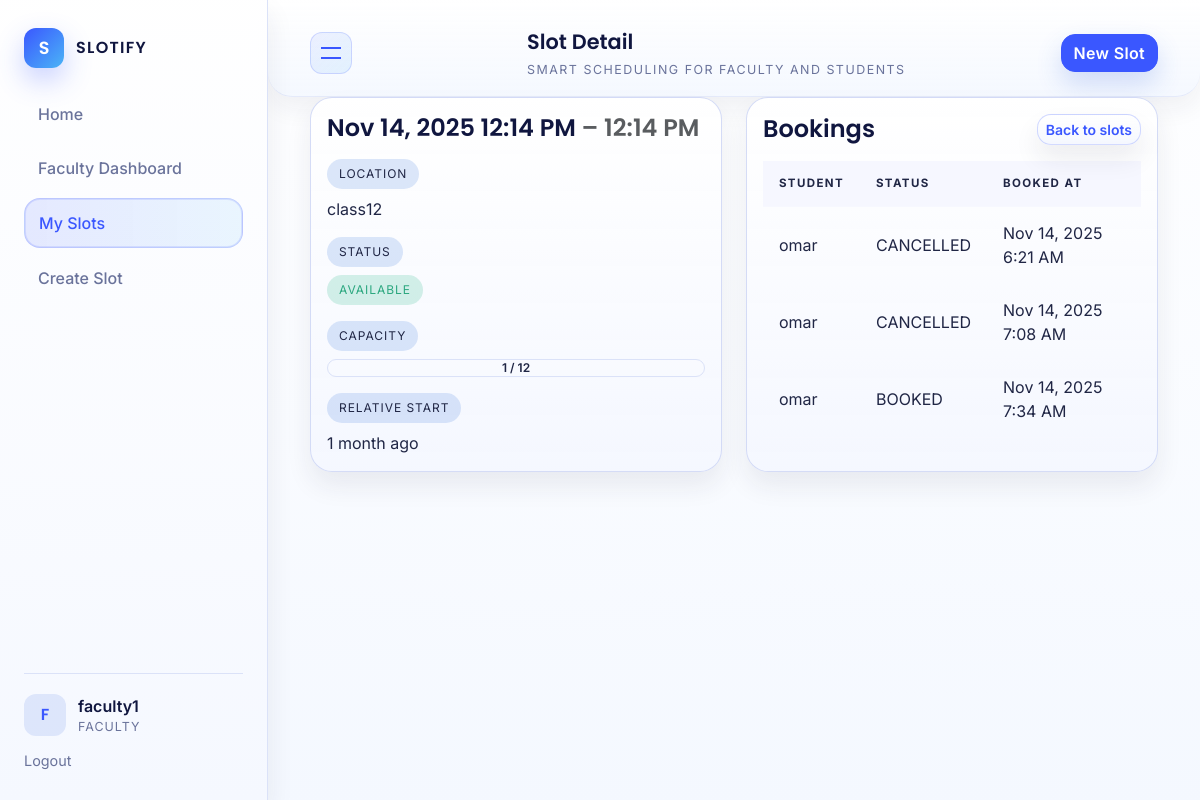
/scheduling/faculty/slots/2/ (signed in), run on an earlier commit of the app's database.
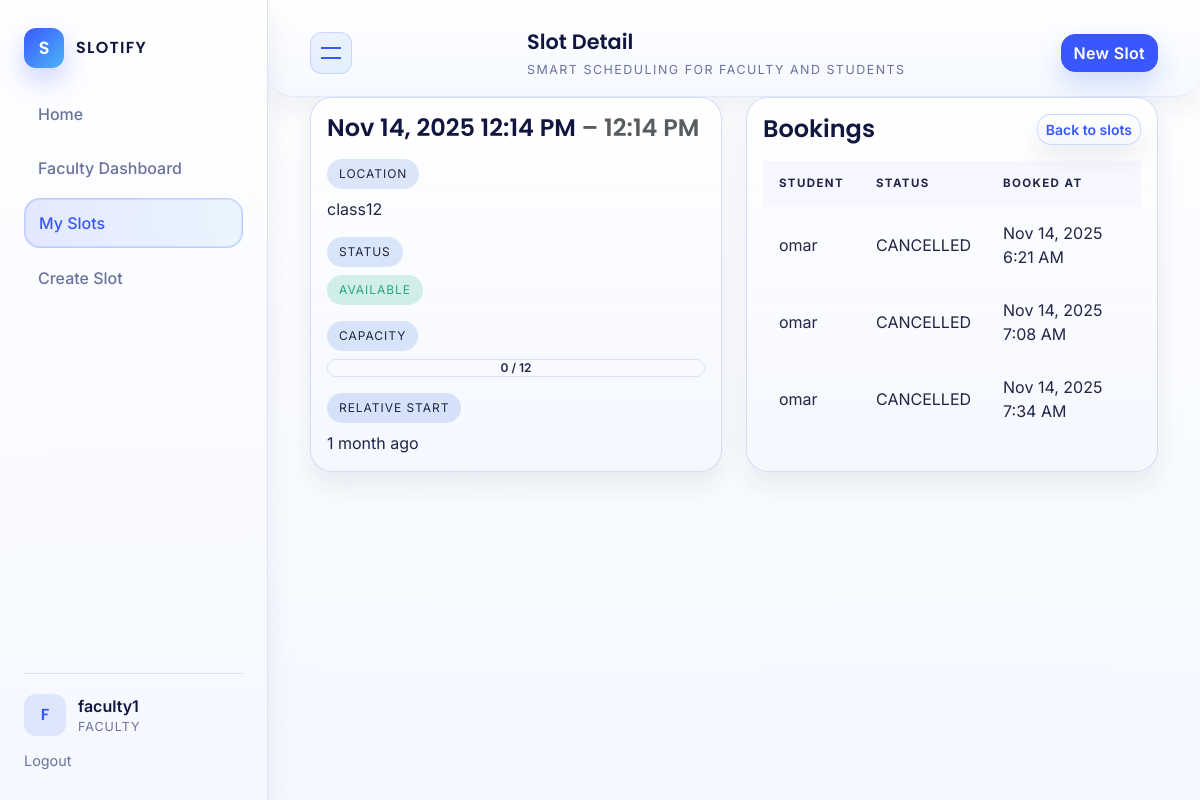
And on a later commit of the database.
### scheduling/models.py (models this page shows, shortened)
class Booking(models.Model):
    class Status(models.TextChoices):
        BOOKED = "BOOKED", "Booked"
        CANCELLED = "CANCELLED", "Cancelled"
        COMPLETED = "COMPLETED", "Completed"
        NO_SHOW = "NO_SHOW", "No Show"
    slot = models.ForeignKey(
        Slot,
        on_delete=models.CASCADE,
        related_name="bookings",
    )
    student = models.ForeignKey(
        User,
        on_delete=models.CASCADE,
        related_name="bookings",
    )
    status = models.CharField(
        max_length=20,
        choices=Status.choices,
        default=Status.BOOKED,
    )
    created_at = models.DateTimeField(auto_now_add=True)
    updated_at = models.DateTimeField(auto_now=True)

### accounts/models.py (models this page shows, shortened)
class User(AbstractUser):
    class Role(models.TextChoices):
        STUDENT = "STUDENT", "Student"
        FACULTY = "FACULTY", "Faculty"
        ADMIN = "ADMIN", "Admin"
    role = models.CharField(
        max_length=20,
        choices=Role.choices,
        default=Role.STUDENT,
    )
    department = models.CharField(max_length=100, blank=True)
    def is_student(self) -> bool:
        return self.role == self.Role.STUDENT
    def is_faculty(self) -> bool:
        return self.role == self.Role.FACULTY

### scheduling/views.py (the view)
# urls.py: path("faculty/slots/<int:slot_id>/", views.faculty_slot_detail, name="faculty_slot_detail"),
@login_required
def faculty_slot_detail(request, slot_id: int):
    if not request.user.is_faculty():
        return HttpResponseForbidden("Not faculty")
    slot = get_object_or_404(Slot, pk=slot_id, faculty=request.user)
    bookings = slot.bookings.select_related("student").order_by("created_at")
    return render(request, "scheduling/slot_detail.html", {"slot": slot, "bookings": bookings})

### scheduling/models.py (called while the page is built)
    @property
    def booked_count(self) -> int:
        return self.bookings.filter(status=Booking.Status.BOOKED).count()

### templates/scheduling/slot_detail.html
{% extends "base.html" %}
{% load humanize %}
{% block page_title %}Slot Detail{% endblock %}
{% block content %}
<section class="row g-4">
  <div class="col-xl-6">
    <div class="card h-100">
      <div class="card-body">
        <h1 class="card-title h4 mb-3">{{ slot.start_time|date:"M d, Y g:i A" }} <span class="text-muted">– {{ slot.end_time|date:"g:i A" }}</span></h1>
        <div class="d-grid gap-3">
          <div>
            <span class="slotify-pill">Location</span>
            <p class="mb-0 mt-2">{{ slot.location }}</p>
          </div>
          <div>
            <span class="slotify-pill">Status</span>
            <p class="mb-0 mt-2">
              {% if slot.status == 'AVAILABLE' %}
                <span class="slotify-pill success">{{ slot.status }}</span>
              {% elif slot.status == 'BLOCKED' %}
                <span class="slotify-pill warning">{{ slot.status }}</span>
              {% elif slot.status == 'CANCELLED' %}
                <span class="slotify-pill danger">{{ slot.status }}</span>
              {% else %}
                <span class="slotify-pill">{{ slot.status }}</span>
              {% endif %}
            </p>
          </div>
          <div>
            <span class="slotify-pill">Capacity</span>
            {% if slot.max_students > 0 %}
              {% with booked=slot.booked_count %}
                {% widthratio booked slot.max_students 100 as capacity_pct %}
                <div class="slot-capacity-wrapper mt-2" data-capacity="{{ capacity_pct }}">
                  <div class="slot-capacity-bar"></div>
                  <div class="slot-capacity-label">{{ booked }} / {{ slot.max_students }}</div>
                </div>
              {% endwith %}
            {% else %}
              <p class="mt-2 mb-0 text-muted">Not configured</p>
            {% endif %}
          </div>
          <div>
            <span class="slotify-pill">Relative start</span>
            <p class="mt-2 mb-0">{{ slot.start_time|naturaltime }}</p>
          </div>
        </div>
      </div>
    </div>
  </div>
  <div class="col-xl-6">
    <div class="card h-100">
      <div class="card-body">
        <div class="d-flex justify-content-between align-items-center mb-3">
          <h2 class="card-title h4 mb-0">Bookings</h2>
          <a href="{% url 'faculty_slots_list' %}" class="btn btn-outline-secondary btn-sm">Back to slots</a>
        </div>
        {% if bookings %}
          <div class="table-responsive">
            <table class="slotify-table align-middle">
              <thead>
                <tr>
                  <th>Student</th>
                  <th>Status</th>
                  <th>Booked at</th>
                </tr>
              </thead>
              <tbody>
                {% for b in bookings %}
                  <tr>
                    <td>{{ b.student.username }}</td>
                    <td>{{ b.status }}</td>
                    <td>{{ b.created_at|date:"M d, Y g:i A" }}</td>
                  </tr>
                {% endfor %}
              </tbody>
            </table>
          </div>
        {% else %}
          <p class="text-muted mb-0">No students have booked this slot yet.</p>
        {% endif %}
      </div>
    </div>
  </div>
</section>
{% endblock %}

What changed in the data, as far as the page shows it:
changed Booking "Nov 14, 2025 7:34 AM": status "BOOKED" → "CANCELLED"
Also different on the page:
{{ booked }}: "1" → "0"
